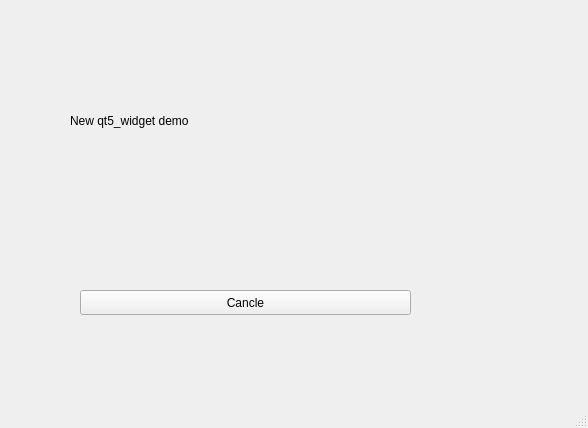
<?xml version="1.0" encoding="UTF-8"?>
<ui version="4.0">
 <class>MainWindow</class>
 <widget class="QMainWindow" name="MainWindow">
  <property name="geometry">
   <rect>
    <x>0</x>
    <y>0</y>
    <width>588</width>
    <height>428</height>
   </rect>
  </property>
  <property name="windowTitle">
   <string>MainWindow</string>
  </property>
  <widget class="QWidget" name="centralwidget">
   <widget class="QPushButton" name="pushButton">
    <property name="geometry">
     <rect>
      <x>80</x>
      <y>290</y>
      <width>331</width>
      <height>25</height>
     </rect>
    </property>
    <property name="text">
     <string>Cancle</string>
    </property>
   </widget>
   <widget class="QLabel" name="label">
    <property name="geometry">
     <rect>
      <x>70</x>
      <y>80</y>
      <width>441</width>
      <height>81</height>
     </rect>
    </property>
    <property name="text">
     <string>New qt5_widget demo</string>
    </property>
   </widget>
  </widget>
  <widget class="QMenuBar" name="menubar">
   <property name="geometry">
    <rect>
     <x>0</x>
     <y>0</y>
     <width>588</width>
     <height>22</height>
    </rect>
   </property>
  </widget>
  <widget class="QStatusBar" name="statusbar"/>
 </widget>
 <resources/>
 <connections>
  <connection>
   <sender>pushButton</sender>
   <signal>clicked()</signal>
   <receiver>MainWindow</receiver>
   <slot>close()</slot>
   <hints>
    <hint type="sourcelabel">
     <x>386</x>
     <y>473</y>
    </hint>
    <hint type="destinationlabel">
     <x>512</x>
     <y>535</y>
    </hint>
   </hints>
  </connection>
 </connections>
</ui>
